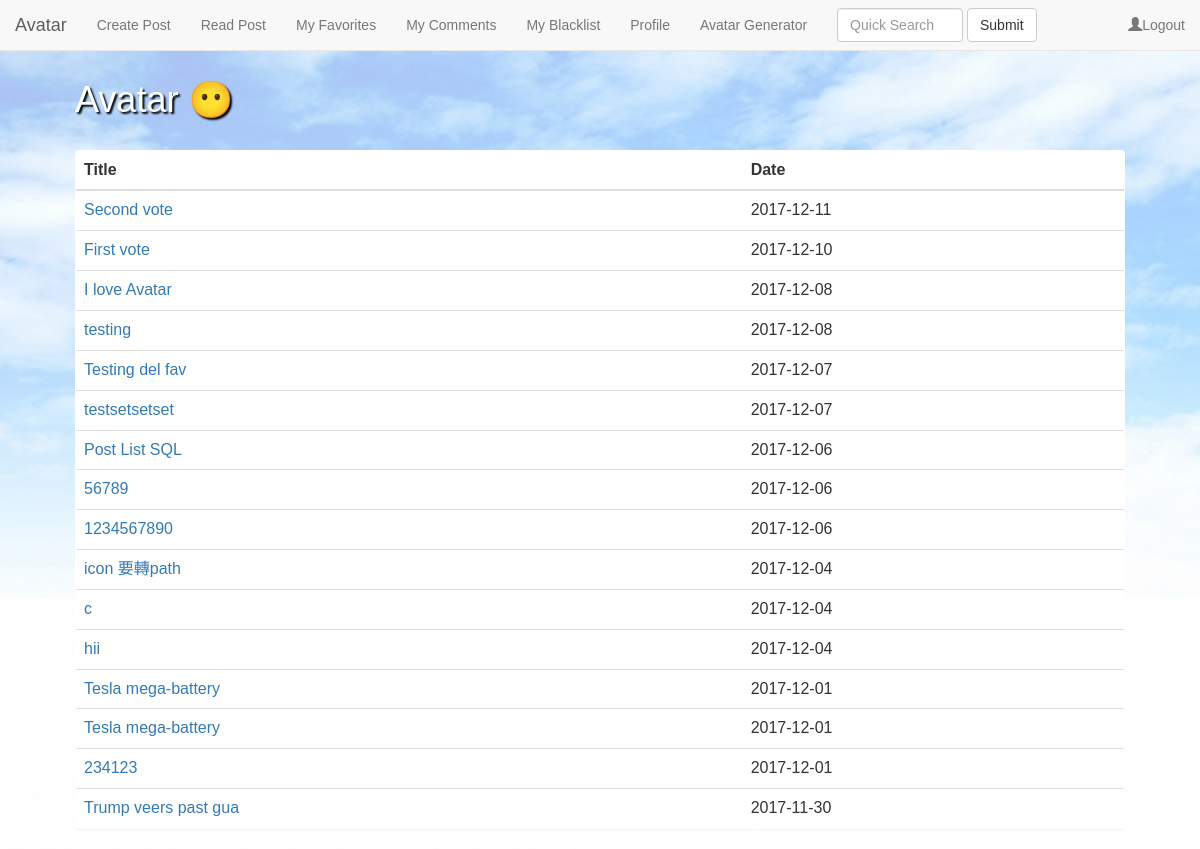
The app's page /index.php (signed in) with its own data.
### tables this page shows
CREATE TABLE IF NOT EXISTS `post` (
  `post_id` int(8) NOT NULL,
  `title` varchar(20) NOT NULL,
  `date` date NOT NULL,
  `category_id` int(8) NOT NULL,
  `user_id` int(8) NOT NULL
);

### index.php (the view)
<?php include('header.php') ?>
    <h1 onclick="window.location.href='./index.php'">Avatar &#x1F636</h1><br>
    <div class="panel">
        <?php
        require_once('dbConnect.php');
        $sql = "SELECT * FROM post order by date DESC ";
        $result = mysqli_query($con, $sql);
        echo '<table class="table table-hover" >';
        echo '<thead><tr><th>Title</th><th>Date</th></tr></thead>';
        echo '<tbody>';
        while ($row = mysqli_fetch_assoc($result)) {
            echo '<tr><td><a href="./getpost.php?postid=' . $row["post_id"] . '">' . $row["title"] . '</a></td><td>' . $row["date"] . '</td></tr>';
        }
        echo '</tbody></table>';
        ?>
    </div>
<?php include('footer.php') ?>

### css/style.css (style rules this page uses)
body { width: 100%; height: 100%; background-image: url("../images/background2.png"); background-color: rgba(223, 223, 223, 0.16); background-repeat: no-repeat; background-attachment: fixed; background-position: center; background-size: cover; font-family: Verdana, Arial, Microsoft JhengHei; }
h1 { color: #fff; text-shadow: 2px 2px 2px #000; }
.panel { / / width: 100 %; / / overflow-y: auto; / / height: 80 %; / / }

### records on screen
post: title "Second vote", date "2017-12-11"
post: title "First vote", date "2017-12-10"
post: title "I love Avatar", date "2017-12-08"
post: title "testing", date "2017-12-08"
post: title "Testing del fav", date "2017-12-07"
post: title "testsetsetset", date "2017-12-07"
post: title "Post List SQL", date "2017-12-06"
post: title "56789", date "2017-12-06"
post: title "1234567890", date "2017-12-06"
post: title "icon 要轉path", date "2017-12-04"
post: title "c", date "2017-12-04"
post: title "hii", date "2017-12-04"
post: title "Tesla mega-battery", date "2017-12-01"
post: title "Tesla mega-battery", date "2017-12-01"
post: title "234123", date "2017-12-01"
post: title "Trump veers past gua", date "2017-11-30"
